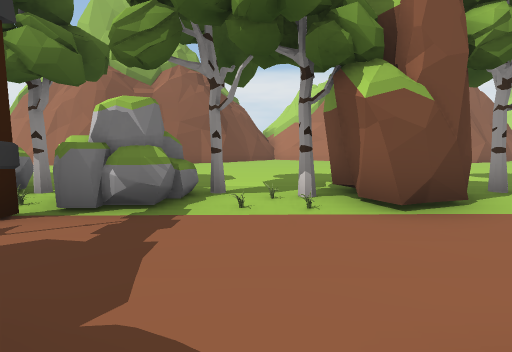
View 1 (above)

18 first-person views from a walk through a scene from a Unity 3-D project. The camera is 1.5 m above the floor, tilts 6° down and sees 85° across. The floor is counted in squares, 2 m on a side. Each view is taken from the middle of a square. On the plan, view 1 faces up. The plan holds only what a view shows up to about 10 squares ahead; the rest is blank. The place goes on beyond the plan. The player is left out. Some animated figures are left out. Some surface patterns are stand-ins.

View 2
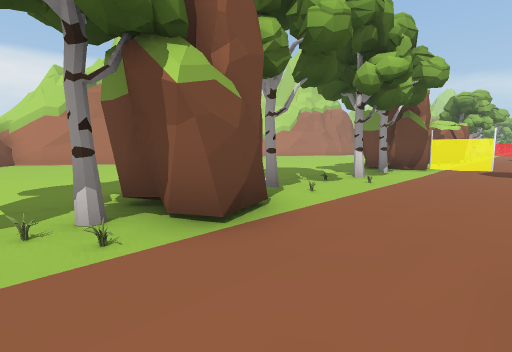

View 3
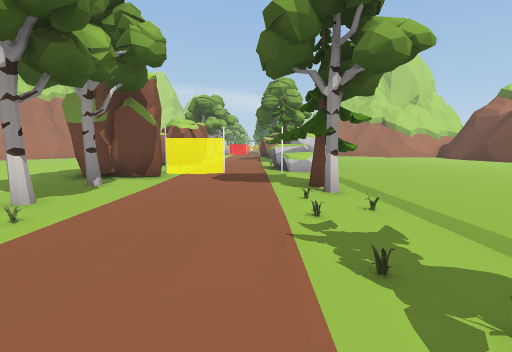

View 4
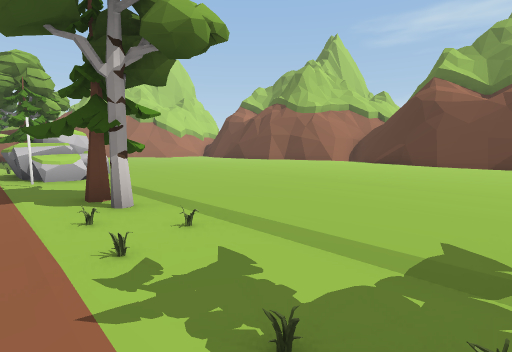

View 5
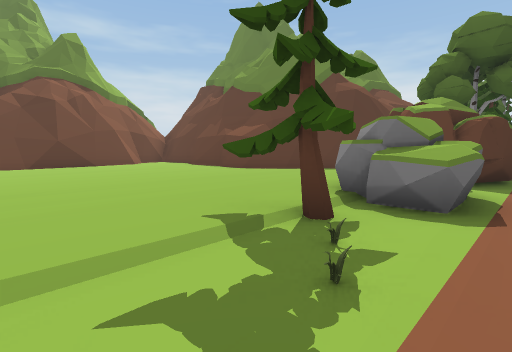

View 6
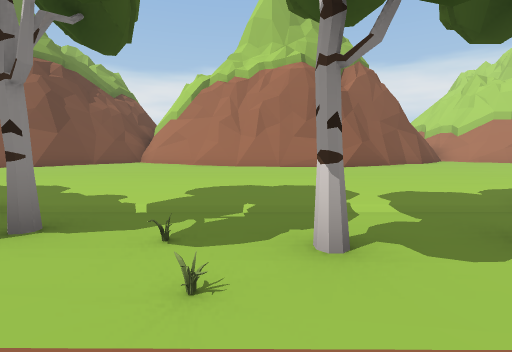

View 7
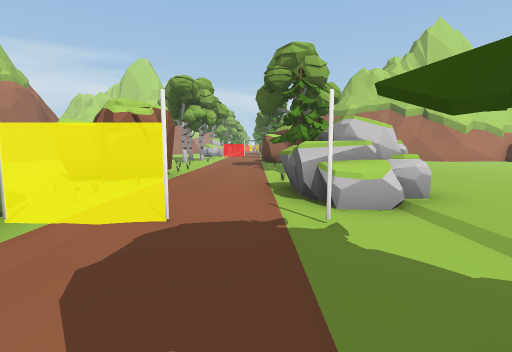

View 8
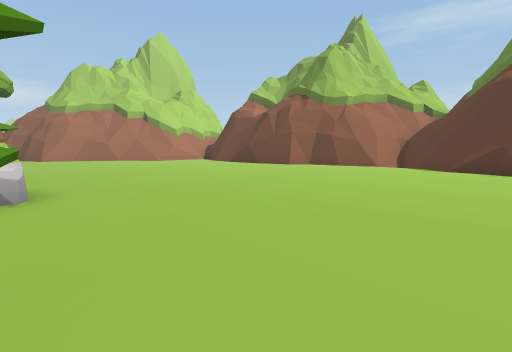

View 9
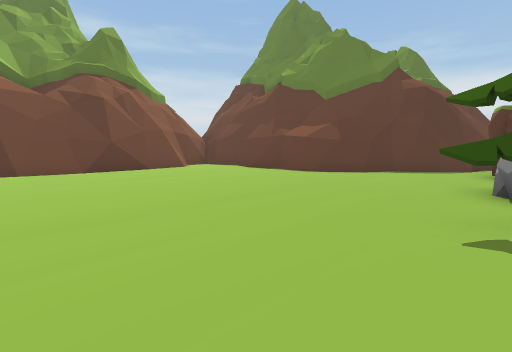

View 10
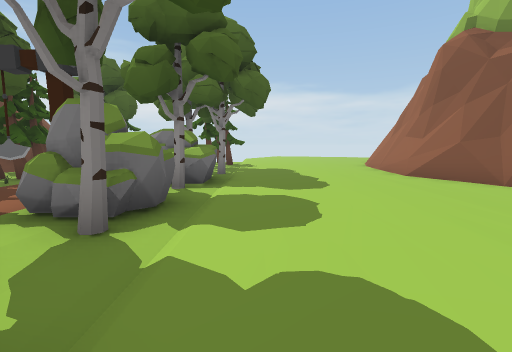

View 11
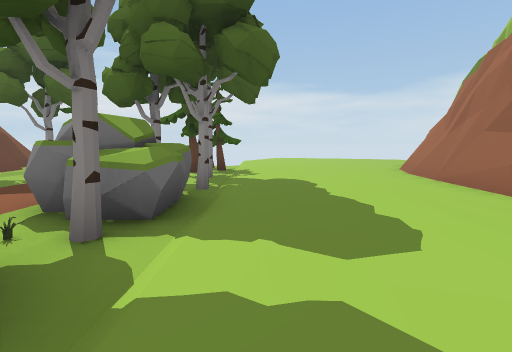

View 12
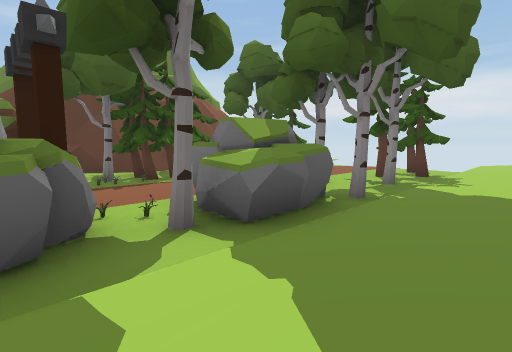

View 13
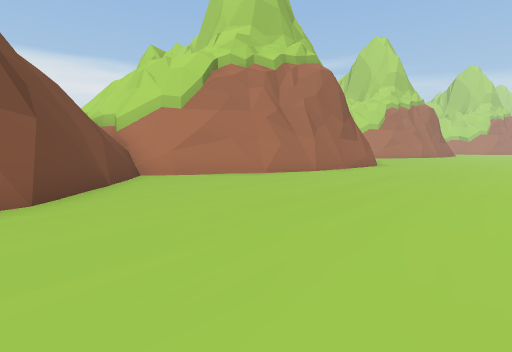

View 14
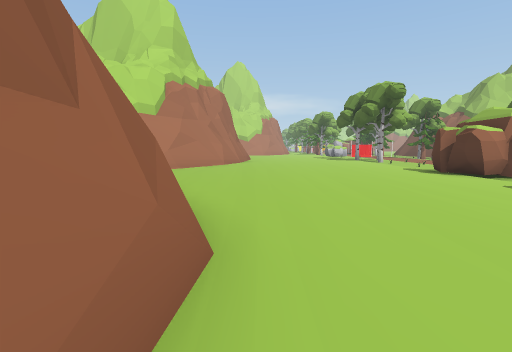

View 15
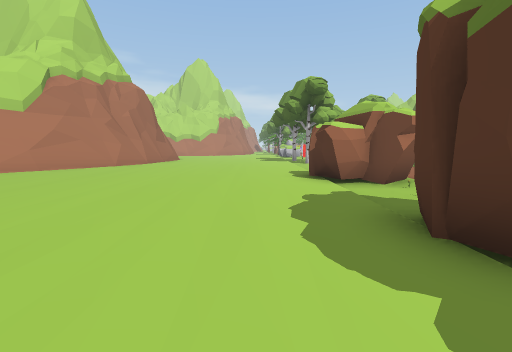

View 16
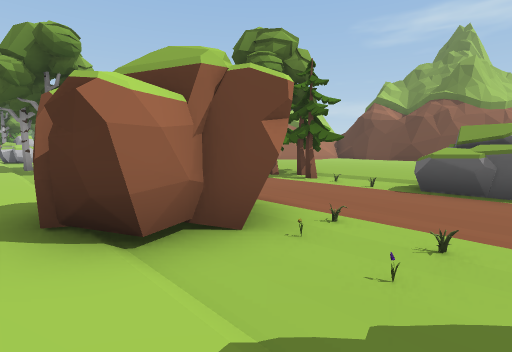

View 17
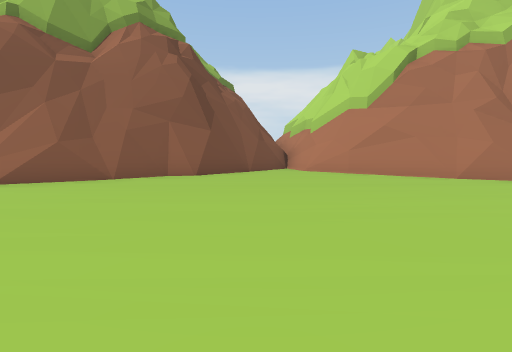

View 18
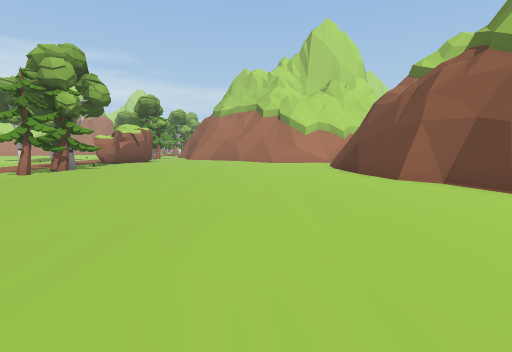

### Floor plan
Key: @ floor where view 1 was taken; # wall or solid block; . main floor; - floor 0.25 m lower than the main floor; / step, stairs or slope; R rock; T tree; C white cylinder; O other object.
Columns run from 8 left of view 1 to 18 right of it. Each row starts with its distance up from view 1.
 16                       ###
 15         ###          ##.##
 14         #.##        ##...##
 13        ##..###    ###.....#
 12      ###.....######........
 11 ######.....................
 10 .###.......................
  9 ...........................
  8 ...........................
  7 ...........................
  6 ...........................
  5 T-TRRO----O-------OO--OOO--
  4 -T RRTRTOTOTTO-TT-OOO-OOO-
  3    R-OR-OOO---O----COO--O--
  2   ---O-------------C-------
  1  ---OO---------------------
  0 --TTT OO@RR-OOOOT--CRROOT-T
 -1 -TTTOOOO RR/T////T//RR///TT
 -2  ###.......................
 -3    ###.....................
 -4      ##....................
 -5       ##...................
 -6        #...................
 -7        #...................
 -8        ##..................
 -9          ..................
-10           #####........####
-11           #  #####...###
-12                  ##  #

Where each view was taken, in squares from view 1:
view 1: 0 up, 0 right, facing up
view 2: 1 up, 0 right, facing up-right
view 3: 1 up, 3 right, facing right
view 4: 1 up, 4 right, facing down-right
view 5: 1 up, 6 right, facing down-left
view 6: 2 up, 6 right, facing up
view 7: 1 up, 8 right, facing right
view 8: 1 down, 7 right, facing down-right
view 9: 1 down, 7 right, facing down-left
view 10: 6 up, 2 right, facing left
view 11: 6 up, 1 left, facing left
view 12: 7 up, 2 left, facing down-left
view 13: 7 up, 2 left, facing up-right
view 14: 11 up, 7 right, facing right
view 15: 7 up, 8 right, facing right
view 16: 6 up, 12 right, facing down-right
view 17: 6 up, 14 right, facing up
view 18: 7 down, 8 right, facing right
